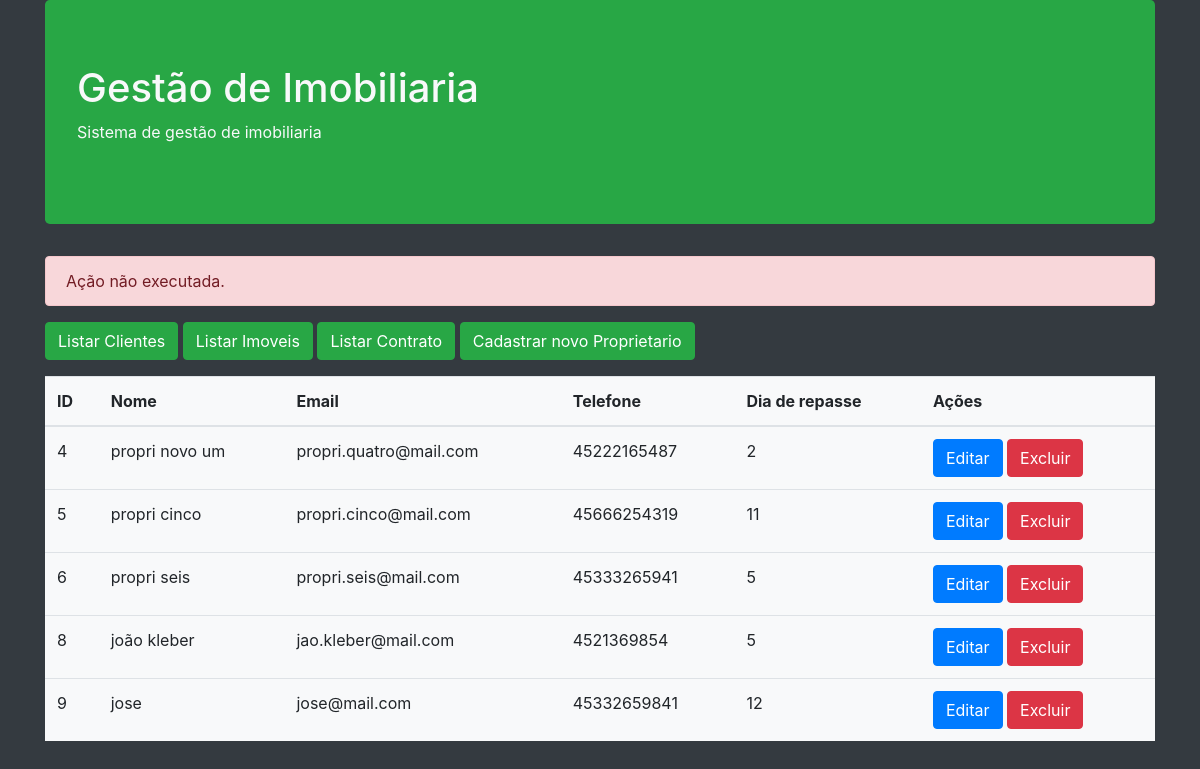
/listarProprietario.php?status=error, run on the app's committed database.
### tables this page shows
CREATE TABLE `proprietario` (
  `id` int(11) NOT NULL,
  `nome` varchar(200) DEFAULT NULL,
  `email` varchar(150) DEFAULT NULL,
  `telefone` varchar(15) DEFAULT NULL,
  `dia_repasse` int(11) DEFAULT NULL
);

### listarProprietario.php (called while the page is built, shortened)
<?php
    $proprietarios = Proprietario::getProprietarios();
    include __DIR__.'/includes/header.php';
    include __DIR__.'/includes/listarProprietario.php';
    include __DIR__.'/includes/footer.php';
?>

### app/db/Database.php (called while the page is built, shortened)
<?php
class Database {
    private $table;
    private $connection;
    public function __construct($table = null){
        $this->table = $table;
    }
    private function setConnection(){
        try {
            $this->connection = new PDO('mysql:host='.self::HOST.';dbname='.self::NAME,self::USER,self::PASSWORD);
            $this->connection->setAttribute(PDO::ATTR_ERRMODE,PDO::ERRMODE_EXCEPTION);
        } catch (PDOException $e) {
            die('ERROR: '.$e->getMessage());
        }
    }
    public function execute($query, $params = []){
        try {
            $statement = $this->connection->prepare($query);
            $statement->execute($params);
            return $statement;
        } catch (PDOException $e) {
            die('ERROR: '.$e->getMessage());
        }
    }
    public function select($where = null, $order = null, $limit = null, $fields = '*'){
        $where = (!empty($where)) ? 'WHERE '. $where : '';
        $order = (!empty($order)) ? 'ORDER BY '. $order : '';
        $limit = (!empty($limit)) ? 'LIMIT '. $limit : '';
        $query = 'SELECT '.$fields.' FROM '.$this->table.' '.$where.' '.$order.' '.$limit;
        return $this->execute($query);
    }
}
?>

### app/entity/Proprietario.php (called while the page is built, shortened)
<?php
class Proprietario{
    public static function getProprietarios($where = null, $order = null, $limit = null){
        return (new Database('proprietario'))->select($where,$order,$limit)->fetchAll(PDO::FETCH_CLASS,self::class);
    }
}

### includes/listarProprietario.php (the view, shortened to what this page needs)
<?php
    $mensagem = '';
    if(isset($_GET['status'])){
        switch ($_GET['status']) {
            case 'error':
                $mensagem = '<div class="alert alert-danger">Ação não executada.</div>';
            break;
        }
    }
    $html = '';
    foreach ($proprietarios as $proprietario) {
        $html .= '<tr>
                        <td>'.$proprietario->id.'</td>
                        <td>'.$proprietario->nome.'</td>
                        <td>'.$proprietario->email.'</td>
                        <td>'.$proprietario->telefone.'</td>
                        <td>'.$proprietario->dia_repasse.'</td>
                        <td>
                            <a href="editarProprietario.php?id='.$proprietario->id.'">
                                <button class="btn btn-primary">Editar</button>
                            </a>
                            <a href="excluirProprietario.php?id='.$proprietario->id.'">
                                <button class="btn btn-danger">Excluir</button>
                            </a>
                        </td>
                    </tr>';
    }
    $html = !empty($html) ? $html : '<tr><td colspan="5" class="text-center">Nenhum proprietario encontrado</td></tr>'
?>
<main>
    <?= $mensagem ?>
    <section>
         <a href="index.php">
            <button class="btn btn-success">Listar Clientes</button>
        </a>
        <a href="listarImoveis.php">
            <button class="btn btn-success">Listar Imoveis</button>
        </a>
        <a href="listarContrato.php">
            <button class="btn btn-success">Listar Contrato</button>
        </a>
        <a href="cadastrarProprietario.php">
            <button class="btn btn-success">Cadastrar novo Proprietario</button>
        </a>
    </section>
    <section>
        <table class="table bg-light mt-3">
            <thead>
                <tr>
                    <th>ID</th>
                    <th>Nome</th>
                    <th>Email</th>
                    <th>Telefone</th>
                    <th>Dia de repasse</th>
                    <th>Ações</th>
                </tr>
            </thead>
            <tbody>
                <?php
                    echo $html;
                ?>
            </tbody>
        </table>
    </section>
</main>

### data on the page
proprietario: id "4", nome "propri novo um", email "propri.quatro@mail.com", telefone "45222165487", dia_repasse "2"
proprietario: id "5", nome "propri cinco", email "propri.cinco@mail.com", telefone "45666254319", dia_repasse "11"
proprietario: id "6", nome "propri seis", email "propri.seis@mail.com", telefone "45333265941", dia_repasse "5"
proprietario: id "8", nome "joão kleber", email "jao.kleber@mail.com", telefone "4521369854", dia_repasse "5"
proprietario: id "9", nome "jose", email "jose@mail.com", telefone "45332659841", dia_repasse "12"
